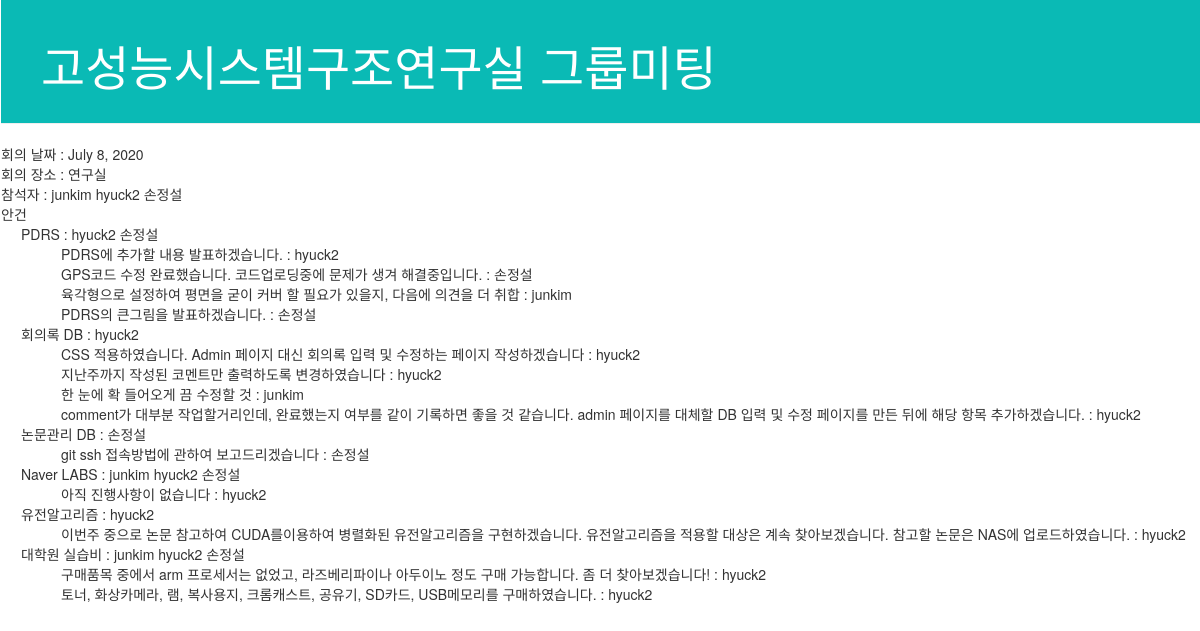
The page /group_meeting/list/6/ on the database as committed earlier.
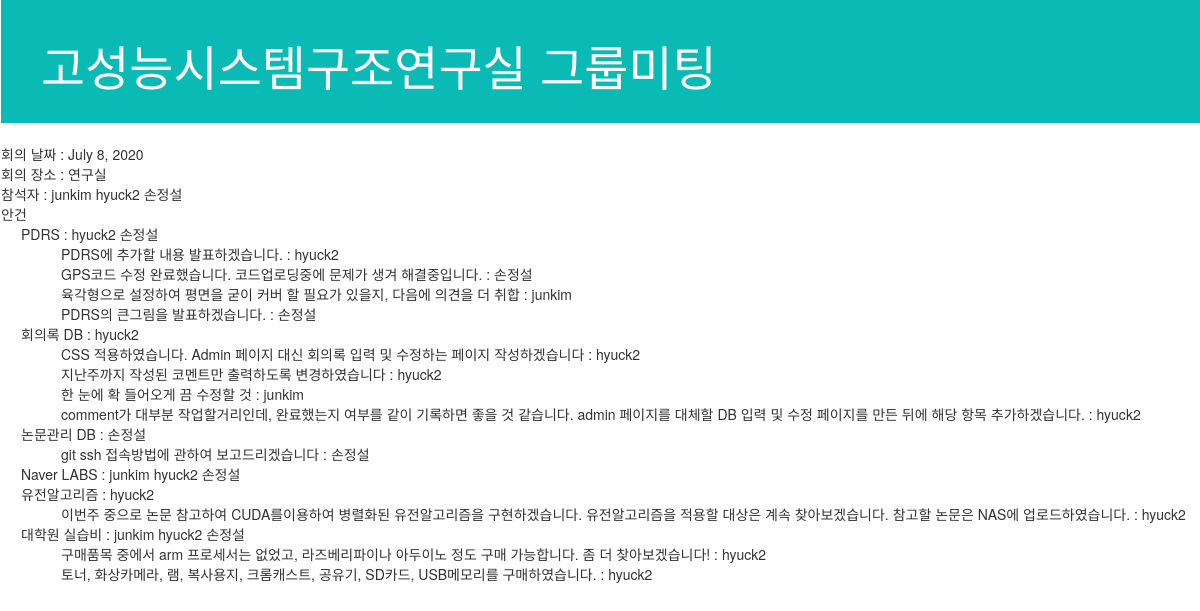
The same page on the database as committed later.
### group_meeting/models.py (models this page shows, shortened)
class Meeting(models.Model):
    id = models.AutoField(primary_key=True)
    author = models.ManyToManyField(settings.AUTH_USER_MODEL, related_name='author')
    date = models.DateField()
    attendent = models.ManyToManyField(settings.AUTH_USER_MODEL, related_name='attendent')
    place = models.CharField(max_length=200)
    topic = models.ManyToManyField('Topic')
    created = models.DateTimeField(auto_now_add=True)
    updated = models.DateTimeField(auto_now=True)
    class Meta:
        pass

class Topic(models.Model):
    id = models.AutoField(primary_key=True)
    category = models.ForeignKey('Category', on_delete=models.CASCADE)
    owner = models.ManyToManyField(settings.AUTH_USER_MODEL, related_name='owner')
    start_date = models.DateField()
    close_date = models.DateField()
    name = models.CharField(max_length=200)
    status_list = (
        ('진행', '진행중인 안건'),
        ('종료', '종료된 안건'),
        ('보류', '보류된 안건'),
    )
    status = models.CharField(max_length=200, choices=status_list)
    created = models.DateTimeField(auto_now_add=True)
    updated = models.DateTimeField(auto_now=True)
    def __str__(self):
        return self.name
    class Meta:
        pass

class Comment(models.Model):
    id = models.AutoField(primary_key=True)
    topic = models.ForeignKey('Topic', on_delete=models.CASCADE)
    parent = models.ForeignKey('Comment', on_delete=models.CASCADE, null=True, blank=True, default=0)
    author = models.ForeignKey(settings.AUTH_USER_MODEL, on_delete=models.CASCADE)
    description = models.CharField(max_length=200)
    created = models.DateTimeField(auto_now_add=True)
    updated = models.DateTimeField(auto_now=True)
    class Meta:
        pass

### group_meeting/views.py (the view)
# urls.py: path('list/<int:meeting_id>/', views.list_detail, name='list_detail'),
def list_detail(request, meeting_id):
    meeting = Meeting.objects.get(id=meeting_id)
    comments = Comment.objects.filter(updated__range=(meeting.date-timedelta(days=7),meeting.date+timedelta(days=1)))
    return render(
        request,
        'group_meeting/list_detail.html',
        {
            'meeting':meeting,
            'comments':comments,
        }
    )

### group_meeting/templates/group_meeting/list_detail.html
{% load static %}
<html>
    <head>
        <link rel="stylesheet" href="//maxcdn.bootstrapcdn.com/bootstrap/3.2.0/css/bootstrap.min.css">
        <link rel="stylesheet" href="//maxcdn.bootstrapcdn.com/bootstrap/3.2.0/css/bootstrap-theme.min.css">
        <link rel="stylesheet" href="{% static 'css/group_meeting.css' %}">
    </head>
    <body>
        <div class="page-header">
            <h1>고성능시스템구조연구실 그룹미팅</h1>
        </div>
        <div>
            회의 날짜 : {{meeting.date}}<br>
            회의 장소 : {{meeting.place}}<br>
            참석자    : {%for a in meeting.attendent.all %}{{a}} {% endfor %}<br>
            안건
                {%for t in meeting.topic.all %}
                <div class = 'topic'>
                    {{t}} :
                            {% for owner in t.owner.all%}{{owner}} {% endfor %}
                            {% for comment in comments %}
                            <div class = 'comment'>
                                {% if comment.topic == t %}
                                {{comment.description}} : {{comment.author}}<br>
                            {% endif%}
                            </div>
                        {% endfor %}
                </div>
                {% endfor %}
        </div>
    </body>
</html>

### group_meeting/static/css/group_meeting.css (style rules this page uses)
body { padding-left: 1px; }
.page-header { background-color: #0abab5; margin-top: 0; padding: 20px 20px 20px 40px; }
.page-header h1 { color: #ffffff; font-size: 36pt; }
.topic { margin-left: 20px; }
.comment { margin-left: 40px; }

Rows that differ between the two databases and show on the page:
changed Topic "Naver LABS": loses Comment (description "아직 진행사항이 없습니다", author "hyuck2")
